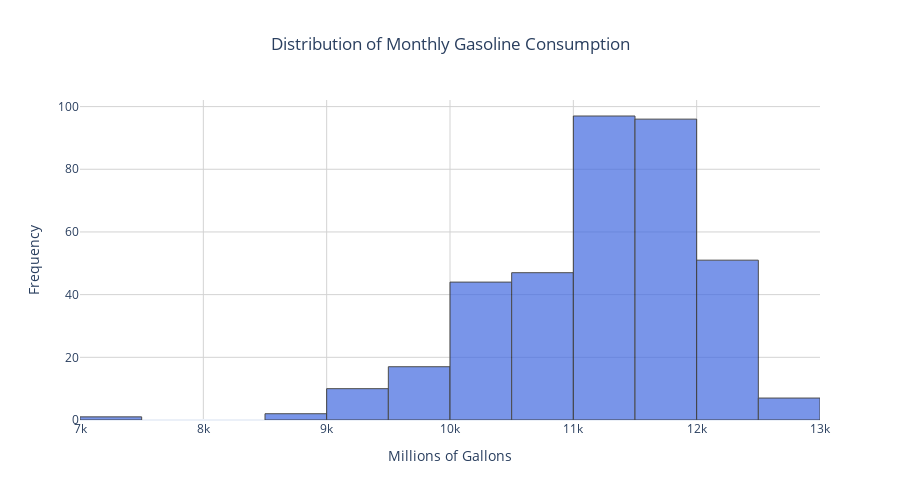

The notebook cell this image was saved under:
### Code cell
''' Create a histogram to visualize the distribution of monthly gasoline consumption '''

# Create histogram
fig = px.histogram(
    consumption,
    x="Gasoline_Consumption(Millions of Gallons)",
    nbins=25,
    title="Distribution of Monthly Gasoline Consumption",
    labels={"Gasoline_Consumption(Millions of Gallons)": "Millions of Gallons"},
    color_discrete_sequence=[colors["consumption"]]
)

# Customize layout
fig.update_traces(marker_line_color="black", marker_line_width=1, opacity=0.7)
fig.update_layout(
    template="plotly_white",
    title_x=0.5,
    xaxis_title="Millions of Gallons",
    yaxis_title="Frequency",
    xaxis=dict(showgrid=True, gridcolor="lightgray"),
    yaxis=dict(showgrid=True, gridcolor="lightgray"),
    hovermode="x unified",
    height=500
)

fig.show()

### Figure 1 — Plotly figure (JSON) as saved in the notebook; plotly's stock layout.template omitted (floating-point values rounded to 4 significant figures; data arrays with more than 128 entries replaced by an {"elided": "..."} marker saying what was removed)
{"data": [{"bingroup": "x", "hovertemplate": "Millions of Gallons=%{x}<br>count=%{y}<extra></extra>", "legendgroup": "", "marker": {"color": "royalblue", "line": {"color": "black", "width": 1}, "pattern": {"shape": ""}}, "name": "", "nbinsx": 25, "opacity": 0.7, "orientation": "v", "showlegend": false, "type": "histogram", "x": {"elided": "372 float values"}, "xaxis": "x", "yaxis": "y"}], "layout": {"barmode": "relative", "height": 500, "hovermode": "x unified", "legend": {"tracegroupgap": 0}, "title": {"text": "Distribution of Monthly Gasoline Consumption", "x": 0.5}, "xaxis": {"anchor": "y", "domain": [0, 1], "gridcolor": "lightgray", "showgrid": true, "title": {"text": "Millions of Gallons"}}, "yaxis": {"anchor": "x", "domain": [0, 1], "gridcolor": "lightgray", "showgrid": true, "title": {"text": "Frequency"}}}}
